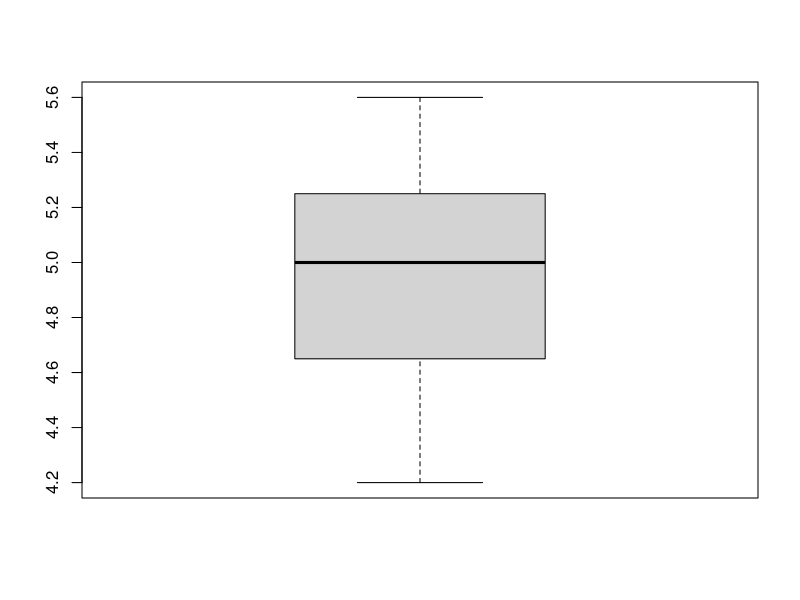

Here is the R script that generated this plot:
# Get overview of all packages on your computer
pkgs <- rownames(installed.packages())

# If one of our packages is missing, install it
if (!"RcmdrMisc" %in% pkgs) install.packages("RcmdrMisc")
if (!"ggplot2" %in% pkgs) install.packages("ggplot2")
if (!"car" %in% pkgs) install.packages("car")

library(RcmdrMisc)
library(ggplot2)
library(car)

# Read data into an object named Oxygen_data. 
Oxygen_data <- read.table(file = "Oxygen.txt", header = TRUE)

# View data
View(Oxygen_data)

# Visualize data using a boxplot
with(data = Oxygen_data, boxplot(Oxygen))

# Numerical summary of Oxygen
numSummary(Oxygen_data[ , "Oxygen", drop = FALSE],
           statistics=c("mean", "sd", "se(mean)", "quantiles"),
           quantiles=c(0, 0.25, 0.5, 0.75, 1))

# Confidence interval for the mean 
with(Oxygen_data,
     t.test(Oxygen, alternative = 'two.sided', mu = 0.0, conf.level = 0.95))

# Do a single sample t-test to check whether oxygen level is less than 5   
with(Oxygen_data,
     t.test(Oxygen, alternative = 'less', mu = 5, conf.level = 0.95))
